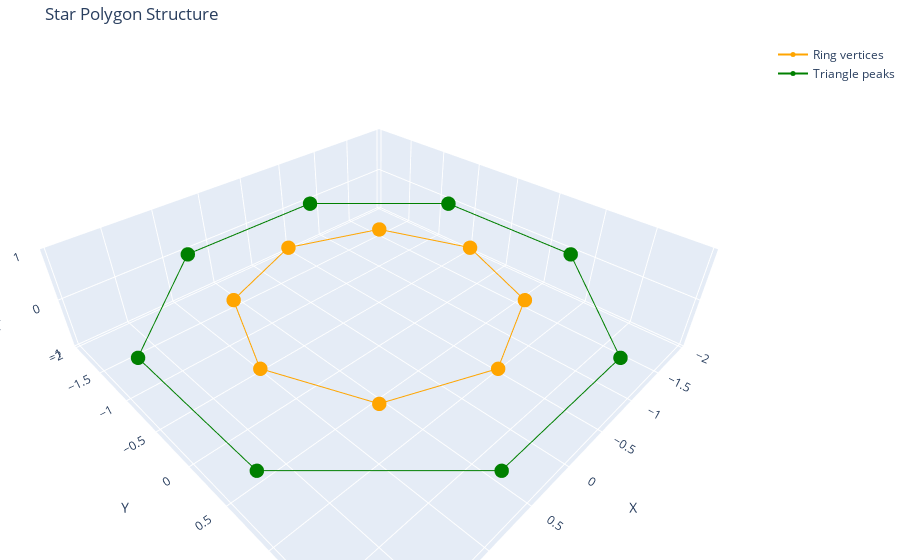

Notebook code cell kept with this figure:
### Markdown cell above
# Stars

### Code cell
star_points = Qchains.StarGenerator(8, True)

### Figure 1 — Plotly figure (JSON) as saved in the notebook; plotly's stock layout.template omitted (floating-point values rounded to 4 significant figures)
{"data": [{"line": {"color": "orange"}, "marker": {"color": "orange", "size": 5}, "mode": "markers+lines", "name": "Ring vertices", "type": "scatter3d", "x": [1.307, 0.9239, 8e-17, -0.9239, -1.307, -0.9239, -2.4e-16, 0.9239, 1.307], "y": [0, 0.9239, 1.307, 0.9239, 1.6e-16, -0.9239, -1.307, -0.9239, 0], "z": [0, 0, 0, 0, 0, 0, 0, 0, 0]}, {"line": {"color": "green"}, "marker": {"color": "green", "size": 5}, "mode": "markers+lines", "name": "Triangle peaks", "type": "scatter3d", "x": [1.915, 0.7934, -0.7934, -1.915, -1.915, -0.7934, 0.7934, 1.915, 1.915], "y": [0.7934, 1.915, 1.915, 0.7934, -0.7934, -1.915, -1.915, -0.7934, 0.7934], "z": [0, 0, 0, 0, 0, 0, 0, 0, 0]}], "layout": {"margin": {"b": 0, "l": 0, "r": 0, "t": 40}, "scene": {"xaxis": {"title": {"text": "X"}}, "yaxis": {"title": {"text": "Y"}}, "zaxis": {"title": {"text": "Z"}}}, "title": {"text": "Star Polygon Structure"}}}
